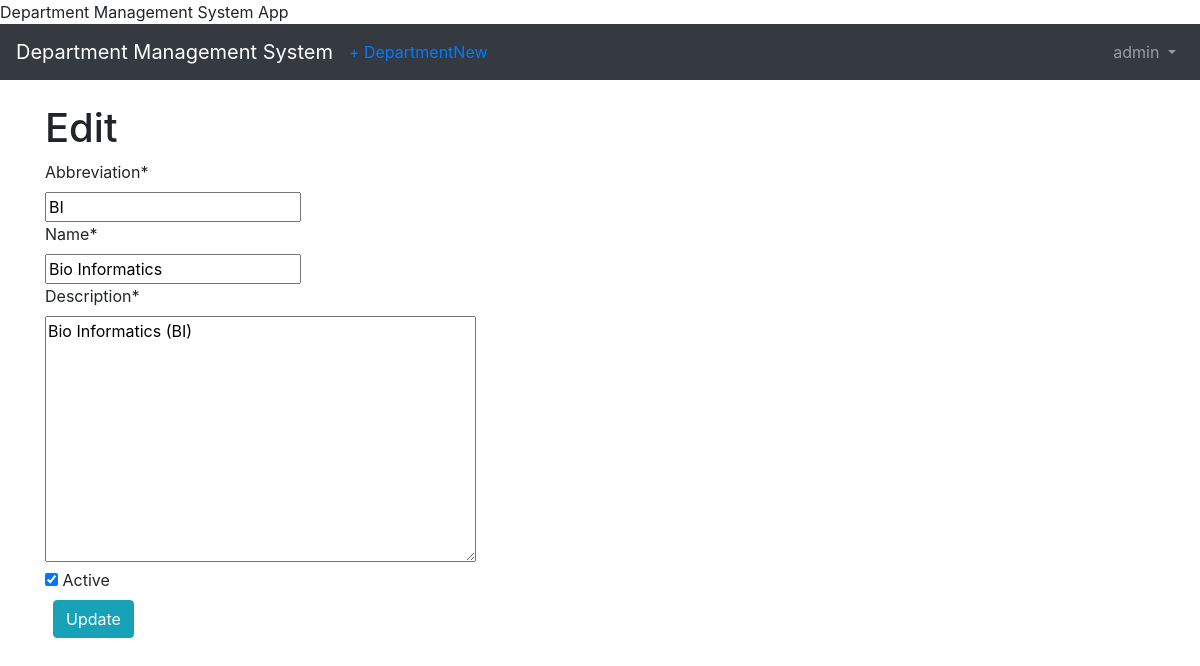
/department/3/edit/ (signed in), run on the app's committed database.
### api/models.py (models this page shows, shortened)
class Department(models.Model):
    id = models.AutoField(primary_key=True)
    abbreviation = models.CharField(max_length=10)
    name = models.CharField(max_length=30)
    description = models.TextField(max_length=100)
    active = models.BooleanField(default=True)
    added_by = models.ForeignKey(settings.AUTH_USER_MODEL,
        on_delete=models.CASCADE, blank=True, null=False,
                                 related_name='departments_added')
    modified_by = models.ForeignKey(settings.AUTH_USER_MODEL,
        on_delete=models.CASCADE, blank=True, null=False,
                                    related_name='departments_modified')
    deleted_by = models.ForeignKey(settings.AUTH_USER_MODEL,
        on_delete=models.CASCADE, blank=True, null=True,
                                   related_name='departments_deleted')
    added_by_date = models.DateField(default=date.today)
    modified_by_date = models.DateField(default=date.today)
    deleted_by_date = models.DateField(blank=True, null=True)

### api/views.py (the view)
class DepartmentUpdateView(LoginRequiredMixin, UpdateView):
    model = Department
    fields = ('abbreviation', 'name', 'description', 'active')
    template_name = 'department_edit.html'
    success_url = reverse_lazy('department_list')

### templates/department_edit.html (shortened to what this page needs)
<!DOCTYPE html>
<html lang="en">
{% extends 'base.html' %}
{% load crispy_forms_tags %}
{% block content %}
{% if user.is_superuser%}
    <h1>Edit</h1>
    <form action="" method="post">{% csrf_token %}
{{ form|crispy }}
    <button class="btn btn-info ml-2" type="submit">Update</button>
</form>
{% else %}
    <p>Sorry, you need Admin privileges, contact your administrator for questions. Have a nice day !</p>
{% endif %}
{% endblock content %}

### templates/base.html (shortened to what this page needs)
<!doctype html>
<html lang="en">
  <head>
    <link rel="stylesheet" href="https://stackpath.bootstrapcdn.com/bootstrap/4.1.3/css/bootstrap.min.css">
    <name>{% block name %}Department Management System App{% endblock name %}</name>
  </head>
  <body>
    <nav class="navbar navbar-expand-md navbar-dark bg-dark mb-4">
      <a class="navbar-brand" href="{% url 'home' %}">Department Management System</a>
     {% if user.is_authenticated %}
        <ul class="navbar-nav mr-auto">
          <li class="nav-item"><a href="{% url 'department_new' %}">+ DepartmentNew</a></li>
        </ul>
      {% endif %}
      <div class="collapse navbar-collapse" id="navbarCollapse">
        {% if user.is_authenticated %}
          <ul class="navbar-nav ml-auto">
            <li class="nav-item">
              <a class="nav-link dropdown-toggle" href="#" id="userMenu"\
              data-toggle="dropdown" aria-haspopup="true" aria-expanded\
              ="false">
                {{ user.username }}
              </a>
            </li>
          </ul>
        {% else %}
          <form class="form-inline ml-auto">
            <a href="{% url 'login' %}" class="btn btn-outline-secondary">
            Log In</a>
          </form>
        {% endif %}
      </div>
    </nav>
    <div class="container">
      {% block content %}
      {% endblock content %}
    </div>
  </body>
</html>

### data on the page
Department: abbreviation "BI", name "Bio Informatics", description "Bio Informatics (BI)", active "☑"

### other printed values
{{ user.username }} "admin"
